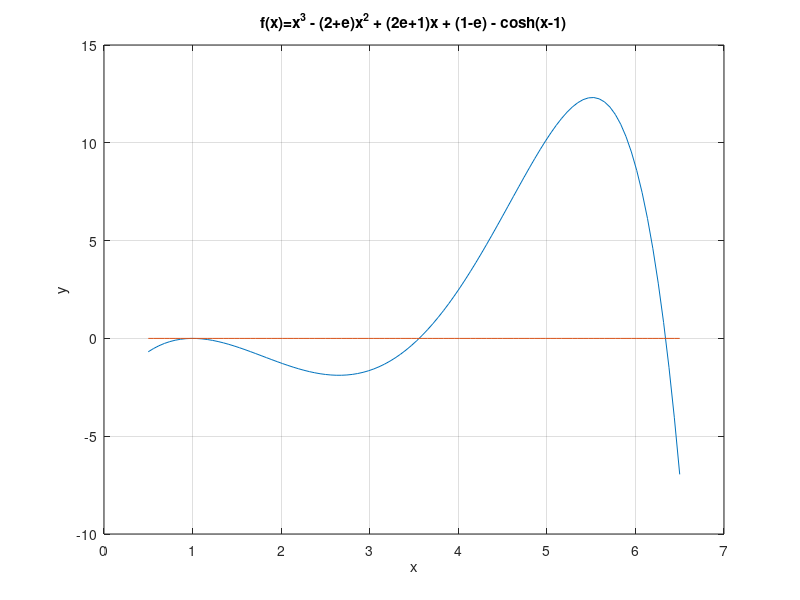
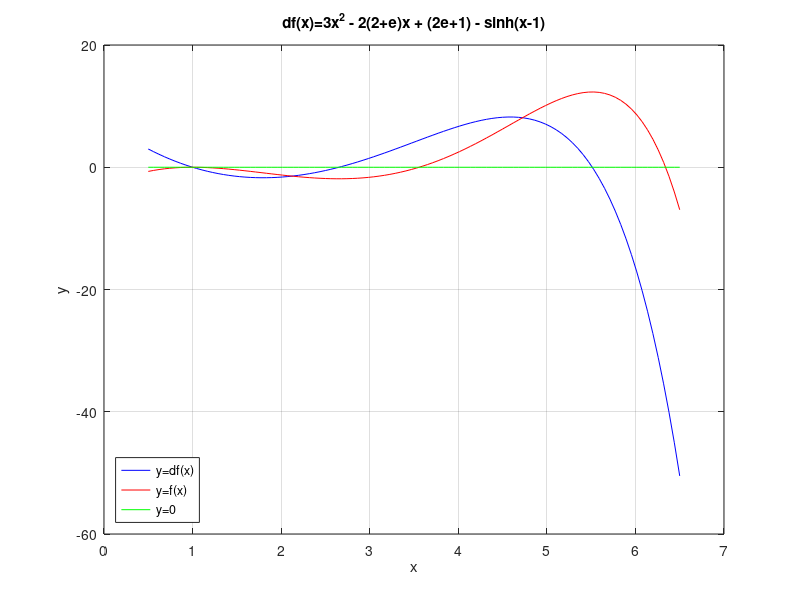

The MATLAB source for these figures, in order: (Note: this script raises an error after producing the figures.)
clc
clear all
close all

%% 1
f = @(x) x.^3 - (2+exp(1))*x.^2 + (2*exp(1)+1)*x + (1-exp(1)) - cosh(x-1);
x = linspace(0.5, 6.5, 100);
y = f(x);
figure(1);
plot(x,y)
title('f(x)=x^3 - (2+e)x^2 + (2e+1)x + (1-e) - cosh(x-1)');
xlabel('x');
ylabel('y');
grid on
y0 = zeros(100,1);
hold on
plot(x,y0)
df = @(x) 3*x.^2 - 2*(2+exp(1))*x + (2*exp(1)+1) - sinh(x-1);
dy = df(x);
figure(2)
plot(x,dy,'b', x,y, 'r', x,y0, 'g')
title('df(x)=3x^2 - 2(2+e)x + (2e+1) - sinh(x-1)');
xlabel('x');
ylabel('y');
legend('y=df(x)', 'y=f(x)', 'y=0', 'Location', 'SouthWest')
grid on

%% 2

d2f = @(x) 6*x - 2*(2+exp(1)) - cosh(x-1);
alpha1 = 1;
if (abs(df(alpha1)-0) < 2*eps)
    if (abs(d2f(alpha1)-0) < 2*eps )
        disp('la radice alpha1 ha molteplicita'' maggiore di due')
    else
        disp('la radice alpha1 ha molteplicita uguale a due')
    end
else
    disp('la radice alpha1 ha molteplicita'' uguale ad uno')
end



%% 3

clc
toll = 1e-6;
nmax = 100;

disp('Calcolo della radice con molteplicita'' 2')
x01 = 0.5;
disp(' ')
disp('Metodo di Newton semplice');
[xvect_1,it_1]=newton(x01,nmax,toll,f,df,1);
disp(' ')
disp('Metodo di Newton modificato');
[xvect_1m,it_1m]=newton(x01,nmax,toll,f,df,2);
disp(' ')

disp('Calcolo della prima radice con molteplicita'' 1')
x02 = 3;
[xvect_2,it_2]=newton(x02,nmax,toll,f,df,1);
disp(' ')

disp('Calcolo della seconda radice con molteplicita'' 1')
x03 = 6;
[xvect_3,it_3]=newton(x03,nmax,toll,f,df,1);
disp(' ')

alpha1 = 1; % soluzione esatta 

% valutazione errore con Newton e Newton modificato
sol_1 = alpha1*ones(length(xvect_1),1);
sol_1m = alpha1*ones(length(xvect_1m),1);

err_1 = abs(xvect_1 - sol_1);
err_1m = abs(xvect_1m - sol_1m);

it_1vec = [1:it_1];
it_1mvec = [1:it_1m];

figure(3);
semilogy(it_1vec,err_1,'b', it_1mvec,err_1m,'r');
grid on   
title('Confronto convergenza metodo Newton e Newton modificato')
legend('Newton','Newton modificato','Location', 'NorthEast');
xlabel('iterazioni');
ylabel('errore');

%% 4

disp('Metodo di Newton standard')
stimap(xvect_1);
disp(' ')
disp('Metodo di Newton modificato')
stimap(xvect_1m);
